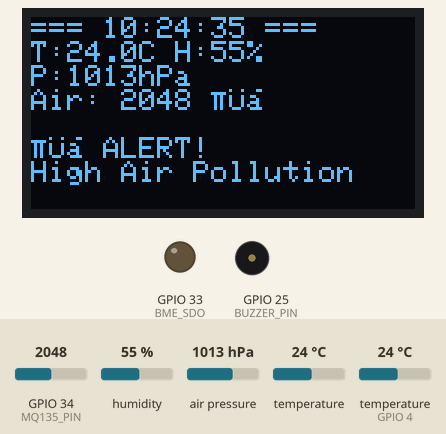
This sketch was run on a simulated ESP32. Parts: 128×64 one-colour display, output pins drawn as LEDs (lit = HIGH), buzzer (waves = sounding, pin HIGH). The inputs (shaded band) are chosen by the test bench; at power-on: humidity 55 %, GPIO 34 (MQ135_PIN) = 2048, temperature 24 °C, air pressure 1013 hPa, temperature (sensor on GPIO 4) 24 °C. The local clock reads 2024-03-15 10:24:30 at power-on unless the sketch sets it; storage starts empty; pins used as bus, display or sensor lines are not drawn; what the sketch prints to the serial monitor is not drawn.

Above: at 7.9 s.
8.0 s: humidity set to 79 %
At 10.6 s:
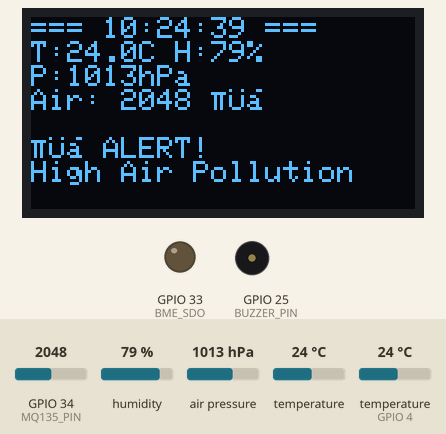
14.4 s: humidity set to 82 %
At 16.2 s:
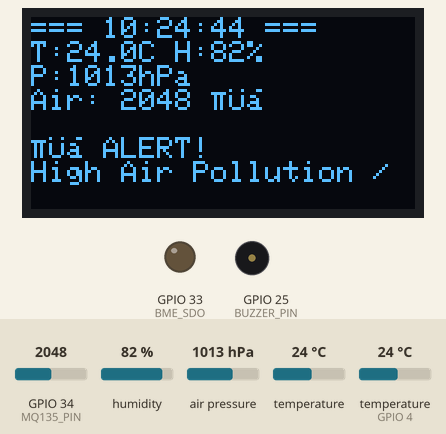
22.1 s: GPIO 34 (MQ135_PIN) set to 1966
At 25.1 s:
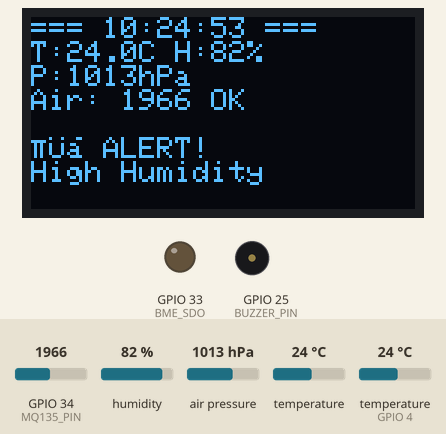
29.8 s: temperature (sensor 0) set to 34.7 °C
At 33.4 s:
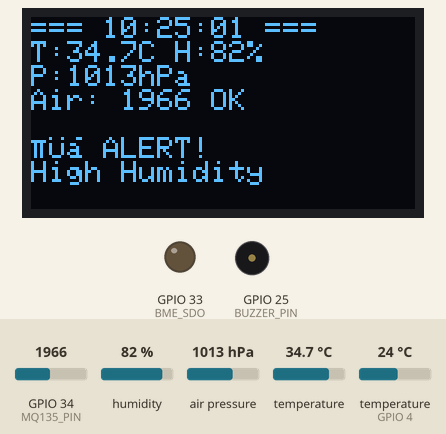
36.8 s: temperature (sensor 0) set to 35.4 °C
At 38.9 s:
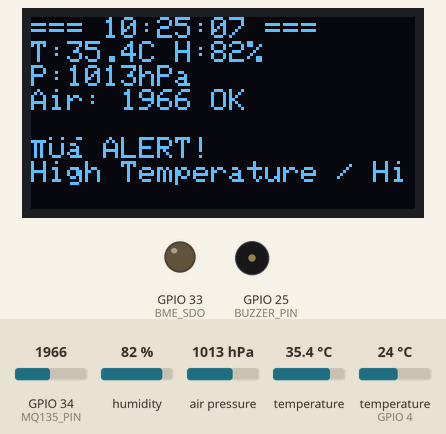
44.5 s: humidity set to 22 %
At 47.8 s:
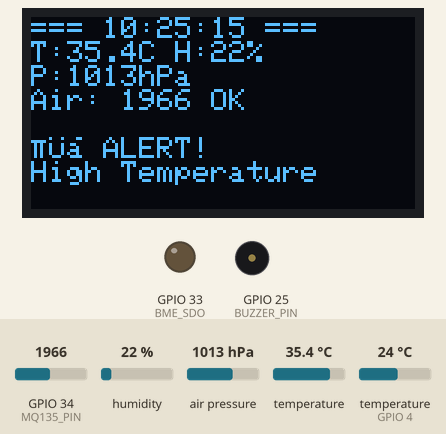
Timing chart, 0 to 49.3 s (numbered marks = the images above; inputs shaded):
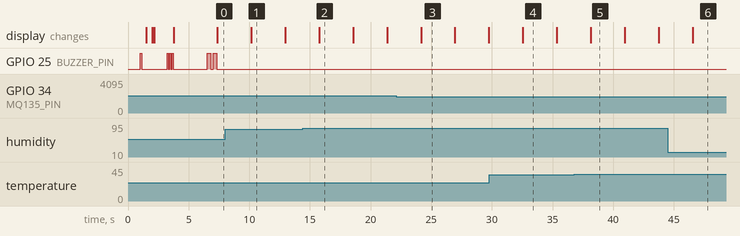

The sketch:

zephyrstation_sketch.ino
```cpp
// (licence header left out)
#include <Wire.h>
#include <SPI.h>
#include <SD.h>
#include <Adafruit_GFX.h>
#include <Adafruit_SSD1306.h>
#include <Adafruit_BME280.h>
#include <OneWire.h>
#include <DallasTemperature.h>
#include <RTClib.h>

// ═══════════════════════════════════════════════════════════
// PIN CONFIGURATION
// ═══════════════════════════════════════════════════════════

// OLED Display (I2C Bus 0)
#define OLED_ADDR 0x3C
#define OLED_SDA 21
#define OLED_SCL 22

// BME280 Environmental Sensor (I2C Bus 1)
#define BME_SDA 15
#define BME_SCL 2
#define BME_CSE 32  // Chip Select Enable (I2C mode)
#define BME_SDO 33  // Address select (0x76)

// DS18B20 Temperature Sensor (1-Wire)
#define DS18B20_PIN 4

// RTC DS3231 Real-Time Clock (I2C Bus 2)
#define RTC_SDA 13
#define RTC_SCL 14

// SD Card Module (SPI)
#define SD_CS 5
#define SD_MOSI 23
#define SD_MISO 19
#define SD_SCK 18

// MQ-135 Air Quality Sensor (Analog)
#define MQ135_PIN 34

// Buzzer (Digital Output)
#define BUZZER_PIN 25

// ═══════════════════════════════════════════════════════════
// GLOBAL OBJECTS AND VARIABLES
// ═══════════════════════════════════════════════════════════

// I2C Bus instances (separate buses to avoid conflicts)
TwoWire I2C_OLED = TwoWire(0);
TwoWire I2C_BME = TwoWire(1);
TwoWire I2C_RTC = TwoWire(2);

// Device objects
Adafruit_SSD1306 display(128, 64, &I2C_OLED, -1);
Adafruit_BME280 bme;
OneWire oneWire(DS18B20_PIN);
DallasTemperature tempSensor(&oneWire);
RTC_DS3231 rtc;

// Device status flags
bool oledWorking = false;
bool bmeWorking = false;
bool ds18b20Working = false;
bool rtcWorking = false;
bool sdWorking = false;
bool mq135Working = false;
bool buzzerWorking = false;

// Data logging configuration
String logFileName = "/datalog.csv";
unsigned long lastLogTime = 0;
const unsigned long LOG_INTERVAL = 10000; // Log every 10 seconds

// Alert thresholds (adjust as needed)
const int AIR_QUALITY_THRESHOLD = 2000;
const float TEMP_HIGH_THRESHOLD = 35.0;
const float HUMIDITY_HIGH_THRESHOLD = 80.0;
bool alertActive = false;

// ═══════════════════════════════════════════════════════════
// BUZZER CONTROL FUNCTIONS
// ═══════════════════════════════════════════════════════════

void beep(int duration = 100) {
  if (buzzerWorking) {
    digitalWrite(BUZZER_PIN, HIGH);
    delay(duration);
    digitalWrite(BUZZER_PIN, LOW);
  }
}

void beepPattern(int count, int duration = 100, int gap = 100) {
  for (int i = 0; i < count; i++) {
    beep(duration);
    if (i < count - 1) delay(gap);
  }
}

void startupSound() {
  beepPattern(3, 100, 100);  // Three quick beeps
}

void alertSound() {
  beepPattern(2, 300, 200);  // Two long beeps
}

void logSound() {
  beep(50);  // Single short beep
}

// ═══════════════════════════════════════════════════════════
// SETUP - INITIALIZE ALL COMPONENTS
// ═══════════════════════════════════════════════════════════

void setup() {
  Serial.begin(115200);
  delay(1000);

  Serial.println("\n╔════════════════════════════════════════════╗");
  Serial.println("║   ESP32 Smart Room Monitor v1.0            ║");
  Serial.println("║   Zephyr Station - Initializing...        ║");
  Serial.println("╚════════════════════════════════════════════╝\n");

  // ===== Initialize Buzzer =====
  Serial.print("→ Buzzer (GPIO 25)... ");
  pinMode(BUZZER_PIN, OUTPUT);
  digitalWrite(BUZZER_PIN, LOW);
  // Test beep
  digitalWrite(BUZZER_PIN, HIGH);
  delay(100);
  digitalWrite(BUZZER_PIN, LOW);
  buzzerWorking = true;
  Serial.println("✓ OK");
  delay(300);

  // ===== Initialize OLED Display =====
  Serial.print("→ OLED Display (Bus 0, GPIO 21/22)... ");
  I2C_OLED.begin(OLED_SDA, OLED_SCL, 100000);

  if(display.begin(SSD1306_SWITCHCAPVCC, OLED_ADDR)) {
    oledWorking = true;
    Serial.println("✓ OK");

    display.clearDisplay();
    display.setTextSize(1);
    display.setTextColor(SSD1306_WHITE);
    display.setCursor(0, 0);
    display.println("Zephyr Station");
    display.println("Initializing...");
    display.display();
  } else {
    Serial.println("✗ FAILED");
  }

  // ===== Initialize BME280 Sensor =====
  Serial.print("→ BME280 Sensor (Bus 1, GPIO 15/2)... ");

  // Configure control pins for I2C mode
  pinMode(BME_CSE, OUTPUT);
  pinMode(BME_SDO, OUTPUT);
  digitalWrite(BME_CSE, HIGH);  // Enable I2C mode
  digitalWrite(BME_SDO, LOW);   // Set address to 0x76
  delay(500);

  I2C_BME.begin(BME_SDA, BME_SCL, 100000);

  if (bme.begin(0x76, &I2C_BME) || bme.begin(0x77, &I2C_BME)) {
    bmeWorking = true;
    Serial.println("✓ OK");
  } else {
    Serial.println("✗ FAILED (Faulty/Not connected)");
  }

  if (oledWorking) {
    display.print("BME280: ");
    display.println(bmeWorking ? "OK" : "FAIL");
    display.display();
  }

  // ===== Initialize DS18B20 Temperature Sensor =====
  Serial.print("→ DS18B20 Sensor (GPIO 4)... ");
  tempSensor.begin();

  if (tempSensor.getDeviceCount() > 0) {
    ds18b20Working = true;
    Serial.println("✓ OK");
  } else {
    Serial.println("✗ FAILED (Faulty/Not connected)");
  }

  if (oledWorking) {
    display.print("DS18B20: ");
    display.println(ds18b20Working ? "OK" : "FAIL");
    display.display();
  }

  // ===== Initialize RTC DS3231 =====
  Serial.print("→ RTC DS3231 (Bus 2, GPIO 13/14)... ");
  I2C_RTC.begin(RTC_SDA, RTC_SCL, 100000);

  if (rtc.begin(&I2C_RTC)) {
    rtcWorking = true;
    Serial.println("✓ OK");

    if (rtc.lostPower()) {
      Serial.println("  ⚠ RTC lost power - time needs setting");
      Serial.println("  Uncomment rtc.adjust() line and re-upload");
      // UNCOMMENT BELOW ON FIRST UPLOAD TO SET TIME:
      // rtc.adjust(DateTime(F(__DATE__), F(__TIME__)));
    }
  } else {
    Serial.println("✗ FAILED");
  }

  if (oledWorking) {
    display.print("RTC: ");
    display.println(rtcWorking ? "OK" : "FAIL");
    display.display();
  }

  // ===== Initialize SD Card =====
  Serial.print("→ SD Card Module (SPI, GPIO 5/18/19/23)... ");
  SPI.begin(SD_SCK, SD_MISO, SD_MOSI, SD_CS);

  if (SD.begin(SD_CS)) {
    sdWorking = true;
    Serial.println("✓ OK");

    // Create log file with header if doesn't exist
    if (!SD.exists(logFileName.c_str())) {
      File logFile = SD.open(logFileName.c_str(), FILE_WRITE);
      if (logFile) {
        logFile.println("DateTime,BME_Temp,BME_Humidity,BME_Pressure,DS18_Temp,AirQuality,Alert");
        logFile.close();
        Serial.println("  ✓ Created new log file with header");
      }
    } else {
      Serial.println("  ✓ Existing log file found");
    }

    uint64_t cardSize = SD.cardSize() / (1024 * 1024);
    Serial.print("  Card Size: ");
    Serial.print(cardSize);
    Serial.println(" MB");
  } else {
    Serial.println("✗ FAILED (Check card/wiring)");
  }

  if (oledWorking) {
    display.print("SD Card: ");
    display.println(sdWorking ? "OK" : "FAIL");
    display.display();
  }

  // ===== Initialize MQ-135 Air Quality Sensor =====
  Serial.print("→ MQ-135 Air Quality (GPIO 34)... ");
  pinMode(MQ135_PIN, INPUT);

  int testValue = analogRead(MQ135_PIN);
  if (testValue > 0 && testValue < 4095) {
    mq135Working = true;
    Serial.print("✓ OK (Reading: ");
    Serial.print(testValue);
    Serial.println(")");
    Serial.println("  ⚠ Sensor needs 24-48h preheat for accuracy");
  } else {
    Serial.println("✗ FAILED (Not connected)");
  }

  if (oledWorking) {
    display.print("MQ-135: ");
    display.println(mq135Working ? "OK" : "FAIL");
    display.display();
  }

  // ===== System Status Summary =====
  delay(1000);
  Serial.println("\n════════════════════════════════════════════");
  Serial.println("SYSTEM STATUS SUMMARY");
  Serial.println("════════════════════════════════════════════");
  Serial.printf("%-15s %s\n", "OLED Display:", oledWorking ? "✓ Working" : "✗ Failed");
  Serial.printf("%-15s %s\n", "BME280:", bmeWorking ? "✓ Working" : "✗ Failed");
  Serial.printf("%-15s %s\n", "DS18B20:", ds18b20Working ? "✓ Working" : "✗ Failed");
  Serial.printf("%-15s %s\n", "RTC DS3231:", rtcWorking ? "✓ Working" : "✗ Failed");
  Serial.printf("%-15s %s\n", "SD Card:", sdWorking ? "✓ Working" : "✗ Failed");
  Serial.printf("%-15s %s\n", "MQ-135:", mq135Working ? "✓ Working" : "✗ Failed");
  Serial.printf("%-15s %s\n", "Buzzer:", buzzerWorking ? "✓ Working" : "✗ Failed");

  int workingCount = (oledWorking?1:0) + (bmeWorking?1:0) + (ds18b20Working?1:0) +
                     (rtcWorking?1:0) + (sdWorking?1:0) + (mq135Working?1:0) + (buzzerWorking?1:0);

  Serial.println("════════════════════════════════════════════");
  Serial.printf("Working Devices: %d/7\n", workingCount);
  Serial.println("════════════════════════════════════════════\n");

  Serial.println("Alert Thresholds:");
  Serial.printf("  Temperature: > %.1f°C\n", TEMP_HIGH_THRESHOLD);
  Serial.printf("  Air Quality: > %d PPM\n", AIR_QUALITY_THRESHOLD);
  Serial.printf("  Humidity: > %.1f%%\n\n", HUMIDITY_HIGH_THRESHOLD);

  Serial.println("System Ready! Monitoring started...\n");

  // Play startup sound
  if (buzzerWorking) {
    startupSound();
  }

  // Show ready screen on OLED
  if (oledWorking) {
    display.clearDisplay();
    display.setTextSize(1);
    display.setCursor(0, 0);
    display.println("=== READY ===");
    display.println();
    display.printf("Active: %d/7\n", workingCount);
    display.println();
    display.println("Monitoring...");
    display.display();
    delay(2000);
  }
}

// ═══════════════════════════════════════════════════════════
// MAIN LOOP - CONTINUOUS MONITORING
// ═══════════════════════════════════════════════════════════

void loop() {
  // Get current time from RTC
  DateTime now;
  if (rtcWorking) {
    now = rtc.now();
  }

  // Read all sensors
  float bmeTemp = 0.0, bmeHumidity = 0.0, bmePressure = 0.0;
  float ds18Temp = 0.0;
  int airQuality = 0;

  // Read BME280 (Temperature, Humidity, Pressure)
  if (bmeWorking) {
    bmeTemp = bme.readTemperature();
    bmeHumidity = bme.readHumidity();
    bmePressure = bme.readPressure() / 100.0F;  // Convert to hPa
  }

  // Read DS18B20 (Backup temperature sensor)
  if (ds18b20Working) {
    tempSensor.requestTemperatures();
    ds18Temp = tempSensor.getTempCByIndex(0);
  }

  // Read MQ-135 (Air quality)
  if (mq135Working) {
    airQuality = analogRead(MQ135_PIN);
  }

  // ===== Check Alert Conditions =====
  bool shouldAlert = false;
  String alertReason = "";

  // Air quality alert
  if (mq135Working && airQuality > AIR_QUALITY_THRESHOLD) {
    shouldAlert = true;
    alertReason = "High Air Pollution";
  }

  // Temperature alert
  if (bmeWorking && bmeTemp > TEMP_HIGH_THRESHOLD) {
    shouldAlert = true;
    if (alertReason != "") alertReason += " / ";
    alertReason += "High Temperature";
  }

  // Humidity alert
  if (bmeWorking && bmeHumidity > HUMIDITY_HIGH_THRESHOLD) {
    shouldAlert = true;
    if (alertReason != "") alertReason += " / ";
    alertReason += "High Humidity";
  }

  // Trigger alert sound
  if (shouldAlert && !alertActive) {
    alertActive = true;
    if (buzzerWorking) {
      alertSound();
    }
    Serial.printf("⚠⚠⚠ ALERT TRIGGERED: %s\n", alertReason.c_str());
  } else if (!shouldAlert) {
    alertActive = false;
  }

  // ===== Update OLED Display =====
  if (oledWorking) {
    display.clearDisplay();
    display.setTextSize(1);
    display.setCursor(0, 0);

    // Display time header
    if (rtcWorking) {
      display.print("=== ");
      if(now.hour() < 10) display.print("0");
      display.print(now.hour());
      display.print(":");
      if(now.minute() < 10) display.print("0");
      display.print(now.minute());
      display.print(":");
      if(now.second() < 10) display.print("0");
      display.print(now.second());
      display.println(" ===");
    } else {
      display.println("=== --:--:-- ===");
    }

    // Display sensor readings
    display.print("T:");
    display.print(bmeWorking ? String(bmeTemp, 1)+"C" : "---");
    display.print(" H:");
    display.println(bmeWorking ? String((int)bmeHumidity)+"%" : "---");

    display.print("P:");
    display.print(bmeWorking ? String((int)bmePressure)+"hPa" : "----");
    display.println();

    display.print("Air: ");
    if (mq135Working) {
      display.print(airQuality);
      display.println(airQuality > AIR_QUALITY_THRESHOLD ? " ⚠" : " OK");
    } else {
      display.println("---");
    }

    display.println();

    // Display alert or status
    if (shouldAlert) {
      display.setTextSize(1);
      display.println("⚠ ALERT!");
      // Display alert reason (truncate if too long)
      if (alertReason.length() > 21) {
        display.println(alertReason.substring(0, 21));
      } else {
        display.println(alertReason);
      }
    } else {
      display.print("SD:");
      display.print(sdWorking ? "Log" : "Off");
      display.print(" RTC:");
      display.println(rtcWorking ? "OK" : "?");
    }

    display.display();
  }

  // ===== Serial Output =====
  if (rtcWorking) {
    Serial.print(now.timestamp(DateTime::TIMESTAMP_FULL));
    Serial.print(" | ");
  } else {
    Serial.print("NO-RTC | ");
  }

  Serial.print("T:");
  Serial.print(bmeWorking ? String(bmeTemp,1)+"C" : "---");
  Serial.print(" H:");
  Serial.print(bmeWorking ? String((int)bmeHumidity)+"%" : "---");
  Serial.print(" P:");
  Serial.print(bmeWorking ? String((int)bmePressure)+"hPa" : "---");
  Serial.print(" Air:");
  Serial.print(mq135Working ? String(airQuality) : "---");

  if (shouldAlert) {
    Serial.print(" | ⚠ ALERT: ");
    Serial.print(alertReason);
  }

  Serial.println();

  // ===== Log Data to SD Card =====
  if (sdWorking && millis() - lastLogTime >= LOG_INTERVAL) {
    lastLogTime = millis();

    File logFile = SD.open(logFileName.c_str(), FILE_APPEND);
    if (logFile) {
      // Write timestamp
      if (rtcWorking) {
        logFile.print(now.timestamp(DateTime::TIMESTAMP_FULL));
      } else {
        logFile.print("NO_RTC");
      }
      logFile.print(",");

      // Write sensor data
      logFile.print(bmeWorking ? String(bmeTemp, 2) : "0.0");
      logFile.print(",");
      logFile.print(bmeWorking ? String(bmeHumidity, 1) : "0.0");
      logFile.print(",");
      logFile.print(bmeWorking ? String(bmePressure, 1) : "0.0");
      logFile.print(",");
      logFile.print(ds18b20Working ? String(ds18Temp, 2) : "0.0");
      logFile.print(",");
      logFile.print(mq135Working ? String(airQuality) : "0");
      logFile.print(",");
      logFile.println(shouldAlert ? alertReason : "OK");

      logFile.close();

      Serial.println("  → Data logged to SD card");

      // Play log sound (only if no alert)
      if (buzzerWorking && !shouldAlert) {
        logSound();
      }
    } else {
      Serial.println("  ✗ Failed to open log file");
    }
  }

  // Wait before next reading
  delay(2000);
}

// ═══════════════════════════════════════════════════════════
// END OF CODE
// ═══════════════════════════════════════════════════════════
```

Measured:
- the behaviour switches between 80 and 81 % on humidity (found by bisection; images 1 and 2)
- the behaviour switches between 2001 and 2000 on GPIO 34 (MQ135_PIN) (found by bisection; images 2 and 3)
- the behaviour switches between 35 and 35.1 °C on temperature (sensor 0) (found by bisection; images 4 and 5)
- after the input at 14.4 s, the display: changes after 1.4 s (image 2)
- after the input at 22.1 s, the display: changes after 2.1 s (image 3)
- after the input at 36.8 s, the display: changes after 1.3 s (image 5)
- after the input at 44.5 s, the display: changes after 2.1 s (image 6)
